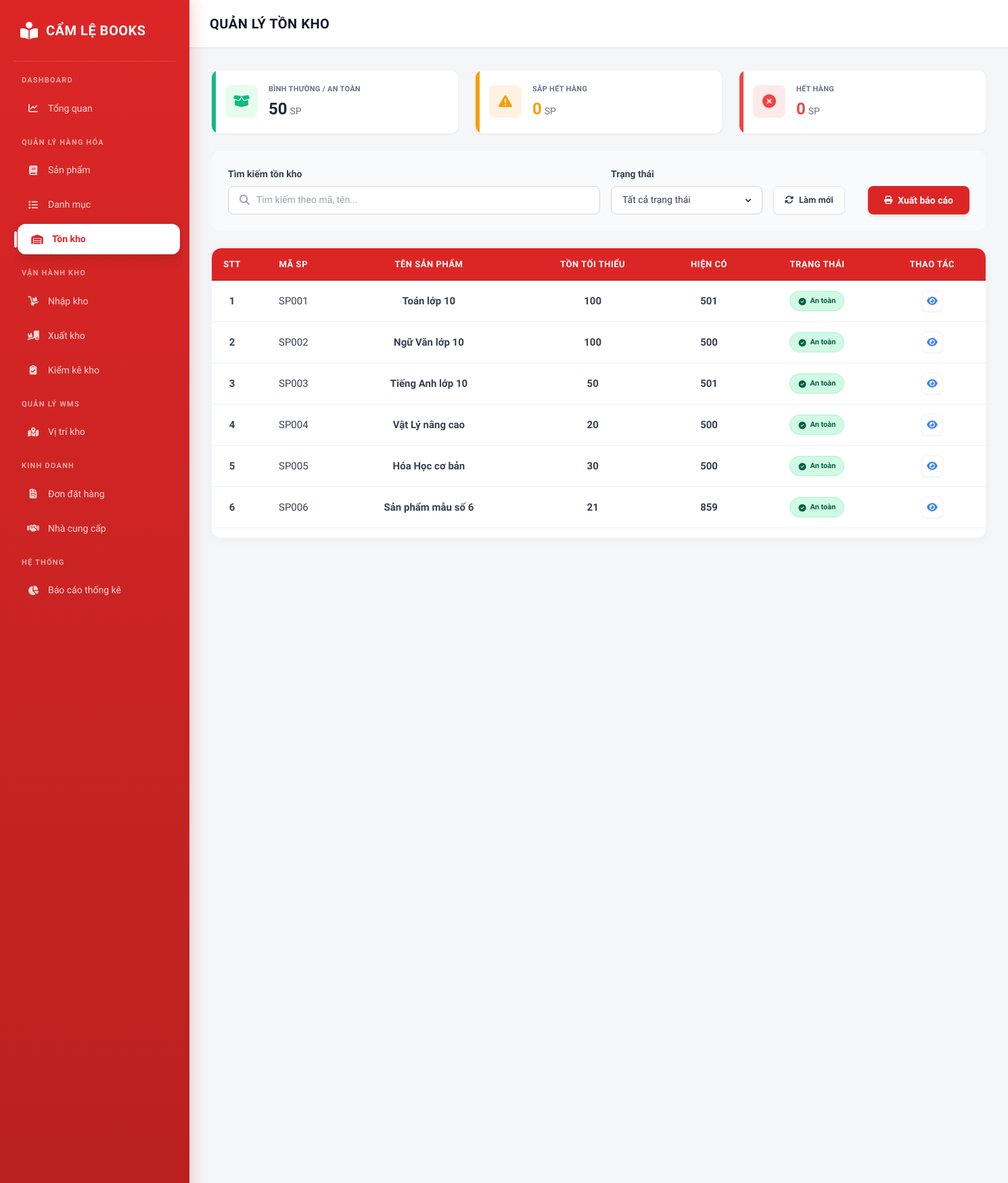
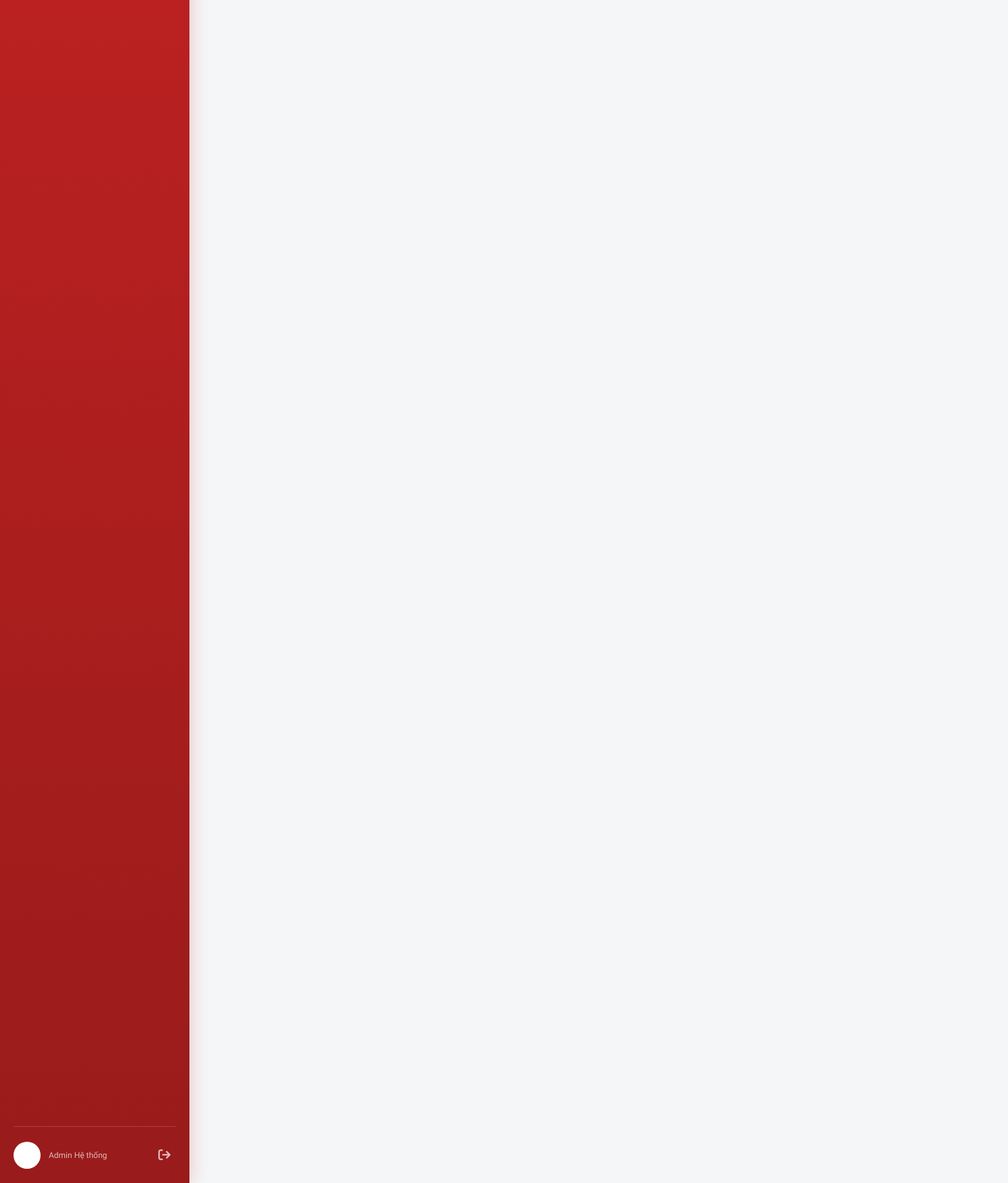
The page /inventory/tonkho/ on the database its author committed (2 pictures, top to bottom).
### khohang/models.py (models this page shows, shortened)
class TonKho(models.Model):
    sanPham = models.OneToOneField('sanpham.SanPham', on_delete=models.RESTRICT, primary_key=True, related_name='tonkho')
    soluongTon = models.IntegerField(default=0, validators=[MinValueValidator(0)])
    trangthaiCanhBao = models.IntegerField(default=0)
    class Meta:
        db_table = 'inventory_tonkho'

### sanpham/models.py (models this page shows, shortened)
class SanPham(models.Model):
    maSP = models.CharField(max_length=50, primary_key=True)
    danhMuc = models.ForeignKey(DanhMuc, on_delete=models.RESTRICT)
    nhaCungCap = models.ForeignKey('nhacungcap.NhaCungCap', on_delete=models.RESTRICT)
    tenSP = models.CharField(max_length=255)
    donViTinh = models.CharField(max_length=50)
    giaBan = models.DecimalField(max_digits=15, decimal_places=2, validators=[MinValueValidator(0)])
    tonKhoToiThieu = models.IntegerField(default=0, validators=[MinValueValidator(0)])
    trangThai = models.IntegerField(default=1)
    moTa = models.TextField(null=True, blank=True)
    anhSP = models.ImageField(upload_to='products/', null=True, blank=True)
    class Meta:
        db_table = 'inventory_sanpham'

### khohang/views/nghiep_vu_kho.py (the view, shortened to what this page needs)
# urls.py: path('tonkho/', nghiep_vu_kho.tonkho, name='tonkho'),
def tonkho(request):
    inventory_items = TonKho.objects.select_related('sanPham').all()
    return render(request, 'khohang/inventory/ton_kho.html', {'inventory_items': inventory_items})

### khohang/templates/khohang/inventory/ton_kho.html (shortened to what this page needs)
{% load static %}
{% load humanize %}
<!DOCTYPE html>
<html lang="vi">
<head>
    <script src="https://cdn.tailwindcss.com"></script>
    <link rel="stylesheet" href="https://cdnjs.cloudflare.com/ajax/libs/font-awesome/6.4.0/css/all.min.css">
    <link rel="stylesheet" href="{% static 'css/0.0.style.css' %}">
</head>
<body>
  <nav class="sidebar" id="sidebar-container">
    {% include 'partials/thanh_ben.html' %}
  </nav>
  <main class="main-content">
        <div class="content-header">
            <h1>Quản lý tồn kho</h1>
        </div>
        <div class="content-body p-8">
            <div class="grid grid-cols-1 md:grid-cols-3 gap-6 mb-6">
                <div class="bg-white rounded-xl shadow-sm border border-gray-100 overflow-hidden relative flex items-center p-5 cursor-pointer hover:shadow-md transition-shadow" onclick="filterByStatusBtn('safe')">
                    <div class="absolute left-0 top-0 bottom-0 w-1.5 bg-[#10B981]"></div>
                    <div class="w-12 h-12 rounded-lg bg-green-100/70 text-[#10B981] flex items-center justify-center text-xl mr-4">
                        <i class="fa-solid fa-box-open"></i>
                    </div>
                    <div>
                        <p class="text-[11px] font-bold text-gray-500 tracking-wide uppercase mb-1">Bình thường / An toàn</p>
                        <div class="flex items-baseline gap-1">
                            <span class="text-2xl font-bold text-gray-800" id="countSafe">0</span>
                            <span class="text-sm text-gray-500 font-medium">SP</span>
                        </div>
                    </div>
                </div>
                <div class="bg-white rounded-xl shadow-sm border border-gray-100 overflow-hidden relative flex items-center p-5 cursor-pointer hover:shadow-md transition-shadow" onclick="filterByStatusBtn('warning')">
                    <div class="absolute left-0 top-0 bottom-0 w-1.5 bg-[#F59E0B]"></div>
                    <div class="w-12 h-12 rounded-lg bg-orange-100/70 text-[#F59E0B] flex items-center justify-center text-xl mr-4">
                        <i class="fa-solid fa-triangle-exclamation"></i>
                    </div>
                    <div>
                        <p class="text-[11px] font-bold text-gray-500 tracking-wide uppercase mb-1">Sắp hết hàng</p>
                        <div class="flex items-baseline gap-1">
                            <span class="text-2xl font-bold text-[#F59E0B]" id="countWarning">0</span>
                            <span class="text-sm text-gray-500 font-medium">SP</span>
                        </div>
                    </div>
                </div>
                <div class="bg-white rounded-xl shadow-sm border border-gray-100 overflow-hidden relative flex items-center p-5 cursor-pointer hover:shadow-md transition-shadow" onclick="filterByStatusBtn('empty')">
                    <div class="absolute left-0 top-0 bottom-0 w-1.5 bg-[#EF4444]"></div>
                    <div class="w-12 h-12 rounded-lg bg-red-100/70 text-[#EF4444] flex items-center justify-center text-xl mr-4">
                        <i class="fa-solid fa-circle-xmark"></i>
                    </div>
                    <div>
                        <p class="text-[11px] font-bold text-gray-500 tracking-wide uppercase mb-1">Hết hàng</p>
                        <div class="flex items-baseline gap-1">
                            <span class="text-2xl font-bold text-[#EF4444]" id="countEmpty">0</span>
                            <span class="text-sm text-gray-500 font-medium">SP</span>
                        </div>
                    </div>
                </div>
            </div>
            <div class="mb-6 bg-gray-50 p-6 rounded-xl border border-gray-100">
                <div class="flex flex-col md:flex-row gap-6 items-end justify-between">
                    <div class="flex flex-col md:flex-row gap-4 flex-1 items-end">
                        <div class="w-auto">
                            <label class="block text-sm font-bold text-gray-700 mb-2">Tìm kiếm tồn kho</label>
                            <div class="frm-search-box" style="width: 550px; max-width: none;">
                                <i class="fas fa-search"></i>
                                <input type="text" id="searchInput" placeholder="Tìm kiếm theo mã, tên..." oninput="filterTable()" class="w-full">
                            </div>
                        </div>
                        <div class="w-full md:w-56">
                            <label class="block text-sm font-bold text-gray-700 mb-2">Trạng thái</label>
                            <select id="statusFilter" class="frm-select w-full" onchange="filterTable()">
                                <option value="all">Tất cả trạng thái</option>
                            </select>
                        </div>
                        <button type="button" onclick="resetFilters()" class="bg-white hover:bg-gray-50 text-gray-700 h-[42px] px-4 whitespace-nowrap rounded-lg text-[13px] font-semibold transition-colors flex items-center gap-2 shadow-sm border border-gray-200">
                            <i class="fa-solid fa-rotate"></i> Làm mới
                        </button>
                    </div>
                    <button onclick="window.print()" class="bg-primary hover:bg-red-700 text-white h-[42px] px-6 rounded-lg text-sm font-bold transition-colors flex items-center gap-2 shadow-md whitespace-nowrap">
                        <i class="fa-solid fa-print text-xs"></i> Xuất báo cáo
                    </button>
                </div>
            </div>
                <div class="w-full table-wrapper data-table-wrapper border-y border-gray-100">
                    <table class="w-full text-left border-collapse min-w-[800px]">
                        <thead>
                            <tr class="bg-gray-50/80">
                                <th width="60" class="py-3.5 px-5 font-bold text-[13px] text-primary border-b border-gray-100 text-center">STT</th>
                                <th class="py-3.5 px-5 font-bold text-[13px] text-primary border-b border-gray-100">Mã SP</th>
                                <th class="py-3.5 px-5 font-bold text-[13px] text-primary border-b border-gray-100">Tên sản phẩm</th>
                                <th class="py-3.5 px-5 font-bold text-[13px] text-primary border-b border-gray-100 text-center">Tồn tối thiểu</th>
                                <th class="py-3.5 px-5 font-bold text-[13px] text-primary border-b border-gray-100 text-center">Hiện có</th>
                                <th class="py-3.5 px-5 font-bold text-[13px] text-primary border-b border-gray-100">Trạng thái</th>
                                <th class="py-3.5 px-5 font-bold text-[13px] text-primary border-b border-gray-100 text-center">Thao tác</th>
                            </tr>
                        </thead>
                        <tbody id="inventoryBody" class="text-[13px]">
                            {% for item in inventory_items %}
                            {% with current_qty=item.soluongTon min_qty=item.sanPham.tonKhoToiThieu %}
                            <tr class="inv-row border-b border-gray-100 hover:bg-gray-50/50 transition-colors"
                                data-status="{% if current_qty == 0 %}empty{% elif current_qty <= min_qty %}warning{% else %}safe{% endif %}"
                                data-search="{{ item.sanPham.maSP }} {{ item.sanPham.tenSP }}">
                                <td class="py-5 px-5 text-gray-500 text-center font-bold row-index">{{ forloop.counter }}</td>
                                <td class="py-5 px-5 text-gray-500">{{ item.sanPham.maSP }}</td>
                                <td class="py-5 px-5 font-semibold text-gray-800">{{ item.sanPham.tenSP }}</td>
                                <td class="py-5 px-5 text-center text-gray-600 font-bold">{{ min_qty }}</td>
                                <td class="py-5 px-5 text-center font-black {% if current_qty == 0 %}text-red-600{% elif current_qty <= min_qty %}text-orange-600{% else %}text-gray-900{% endif %}">
                                    {{ current_qty }}
                                </td>
                                <td class="py-5 px-5">
                                    {% if current_qty == 0 %}
                                    <span class="inline-flex items-center gap-1.5 px-3 py-1.5 rounded-full text-[11px] font-bold bg-[#FEE2E2] text-[#991B1B] border border-[#FECACA] w-max">
                                        <i class="fa-solid fa-circle-xmark"></i> Hết hàng
                                    </span>
                                    {% elif current_qty <= min_qty %}
                                    <span class="inline-flex items-center gap-1.5 px-3 py-1.5 rounded-full text-[11px] font-bold bg-[#FEF3C7] text-[#92400E] border border-[#FDE68A] w-max">
                                        <i class="fa-solid fa-triangle-exclamation"></i> Sắp hết
                                    </span>
                                    {% else %}
                                    <span class="inline-flex items-center gap-1.5 px-3 py-1.5 rounded-full text-[11px] font-bold bg-[#D1FAE5] text-[#065F46] border border-[#A7F3D0] w-max">
                                        <i class="fa-solid fa-circle-check"></i> An toàn
                                    </span>
                                    {% endif %}
                                </td>
                                <td class="py-5 px-5 text-center">
                                    <div class="flex items-center justify-center gap-2">
                                        <button type="button" onclick="showDetail('{{ item.sanPham.maSP }}')" class="w-8 h-8 inline-flex items-center justify-center rounded-lg bg-white border border-gray-100 text-blue-500 hover:bg-blue-500 hover:text-white transition-all shadow-sm" title="Chi tiết">
                                            <i class="fa-solid fa-eye text-[14px]"></i>
                                        </button>
                                    </div>
                                </td>
                            </tr>
                            {% endwith %}
                            {% empty %}
                            <tr><td colspan="7" class="text-center py-10 text-gray-500 italic">Không có dữ liệu tồn kho</td></tr>
                            {% endfor %}
                        </tbody>
                    </table>
                </div>
            </div>
  </main>
</body>
</html>

### static/css/0.0.style.css (style rules this page uses)
:root { --primary-main: #dc2626; --primary-dark: #b91c1c; --sidebar-bg: linear-gradient(180deg, #dc2626 0%, #991b1b 100%); --primary-soft: rgba(255, 255, 255, 0.15); --text-white: #ffffff; --bg-body: #f3f4f6; --card-bg: #ffffff; --radius: 10px; --shadow-card: 0 4px 6px -1px rgba(0, 0, 0, 0.1), 0 2px 4px -1px rgba(0, 0, 0, 0.06); --sidebar-width: 280px; --table-border: #e5e7eb; --table-border-soft: #eef2f7; --table-head-bg: #dc2626; --table-head-border: #b91c1c; --table-head-text: #ffffff; --table-row-hover: #fff7f7; --table-cell-py: 14px; --table-cell-px: 16px; --table-radius: 14px; --table-data-height: 430px; }
* { margin: 0; padding: 0; box-sizing: border-box; font-family: 'Plus Jakarta Sans', sans-serif; }
body { background-color: var(--bg-body); display: flex; min-height: 100vh; color: #1f2937; }
.sidebar { width: var(--sidebar-width); background: var(--sidebar-bg); color: white; padding: 20px; display: flex; flex-direction: column; position: fixed; height: 100vh; z-index: 100; box-shadow: 4px 0 24px rgba(220, 38, 38, 0.2); }
.main-content { margin-left: var(--sidebar-width); flex-grow: 1; display: flex; flex-direction: column; }
.content-header { background: white; padding: 20px 30px; border-bottom: 1px solid #e5e7eb; box-shadow: 0 2px 4px rgba(0,0,0,0.02); display: flex; align-items: center; position: sticky; top: 0; z-index: 90; }
.content-header h1 { font-size: 1.25rem; font-weight: 800; color: #111827; margin: 0; text-transform: uppercase; letter-spacing: 0.5px; }
.content-body { padding: 30px; }
.table-wrapper { background: #fff; border-radius: var(--table-radius); padding: 0; border: 1px solid var(--table-border); box-shadow: 0 3px 14px rgba(15, 23, 42, 0.04); overflow: auto; }
.main-content table, .modal-overlay table, .modal table { width: 100%; border-collapse: separate; border-spacing: 0; }
.main-content table thead th, .modal-overlay table thead th, .modal table thead th { text-align: center; padding: var(--table-cell-py) var(--table-cell-px) !important; background: var(--table-head-bg) !important; color: var(--table-head-text) !important; font-weight: 700 !important; font-size: 13px; text-transform: uppercase; letter-spacing: 0.04em; border-bottom: 1px solid var(--table-head-border) !important; white-space: nowrap; }
.main-content table tbody td, .modal-overlay table tbody td, .modal table tbody td { text-align: center; padding: var(--table-cell-py) var(--table-cell-px) !important; border-bottom: 1px solid var(--table-border-soft) !important; color: #374151; font-size: 15px; vertical-align: middle; }
.table-wrapper table thead th { position: sticky; top: 0; z-index: 6; }
.table-wrapper table thead th:first-child { border-top-left-radius: var(--table-radius); }
.table-wrapper table thead th:last-child { border-top-right-radius: var(--table-radius); }
.table-wrapper.data-table-wrapper { max-height: var(--table-data-height); overflow-y: auto; overflow-x: hidden; }
.table-wrapper.data-table-wrapper table { min-width: 100%; }
.table-wrapper { overflow-x: hidden; }
.bg-white { background-color: #fff !important; }
.text-center { text-align: center !important; }
.frm-search-box { display: inline-flex; align-items: center; background: #fff; border: 1px solid #d1d5db; border-radius: 8px; padding: 0 16px; height: 42px; width: 100%; min-width: 220px; max-width: 350px; transition: border-color 0.2s; position: relative; }
.frm-search-box i { color: #9ca3af; font-size: 15px; margin-right: 10px; }
.frm-search-box input { border: none; outline: none; background: transparent; width: 100%; color: #374151; font-size: 14px; padding: 0; box-shadow: none; }
.frm-search-box input::placeholder { color: #9ca3af; font-weight: normal; }
.frm-select { appearance: none; background: #fff; border: 1px solid #d1d5db; border-radius: 8px; padding: 0 36px 0 16px; height: 42px; min-width: 150px; color: #374151; font-size: 14px; outline: none; transition: border-color 0.2s; cursor: pointer; background-repeat: no-repeat; background-position: right 12px center; background-size: 16px 16px; }

### khohang/templates/khohang/inventory/ton_kho.html (style rules this page uses)
.main-content { background-color: #F4F6F8; min-height: 100vh; }

### rows shown on the page
TonKho: sanPham.maSP "SP001", sanPham.tenSP "Toán lớp 10", sanPham.tonKhoToiThieu "100", soluongTon "501", shows "An toàn"
TonKho: sanPham.maSP "SP002", sanPham.tenSP "Ngữ Văn lớp 10", sanPham.tonKhoToiThieu "100", soluongTon "500", shows "An toàn"
TonKho: sanPham.maSP "SP003", sanPham.tenSP "Tiếng Anh lớp 10", sanPham.tonKhoToiThieu "50", soluongTon "501", shows "An toàn"
TonKho: sanPham.maSP "SP004", sanPham.tenSP "Vật Lý nâng cao", sanPham.tonKhoToiThieu "20", soluongTon "500", shows "An toàn"
TonKho: sanPham.maSP "SP005", sanPham.tenSP "Hóa Học cơ bản", sanPham.tonKhoToiThieu "30", soluongTon "500", shows "An toàn"
TonKho: sanPham.maSP "SP006", sanPham.tenSP "Sản phẩm mẫu số 6", sanPham.tonKhoToiThieu "21", soluongTon "859", shows "An toàn"
